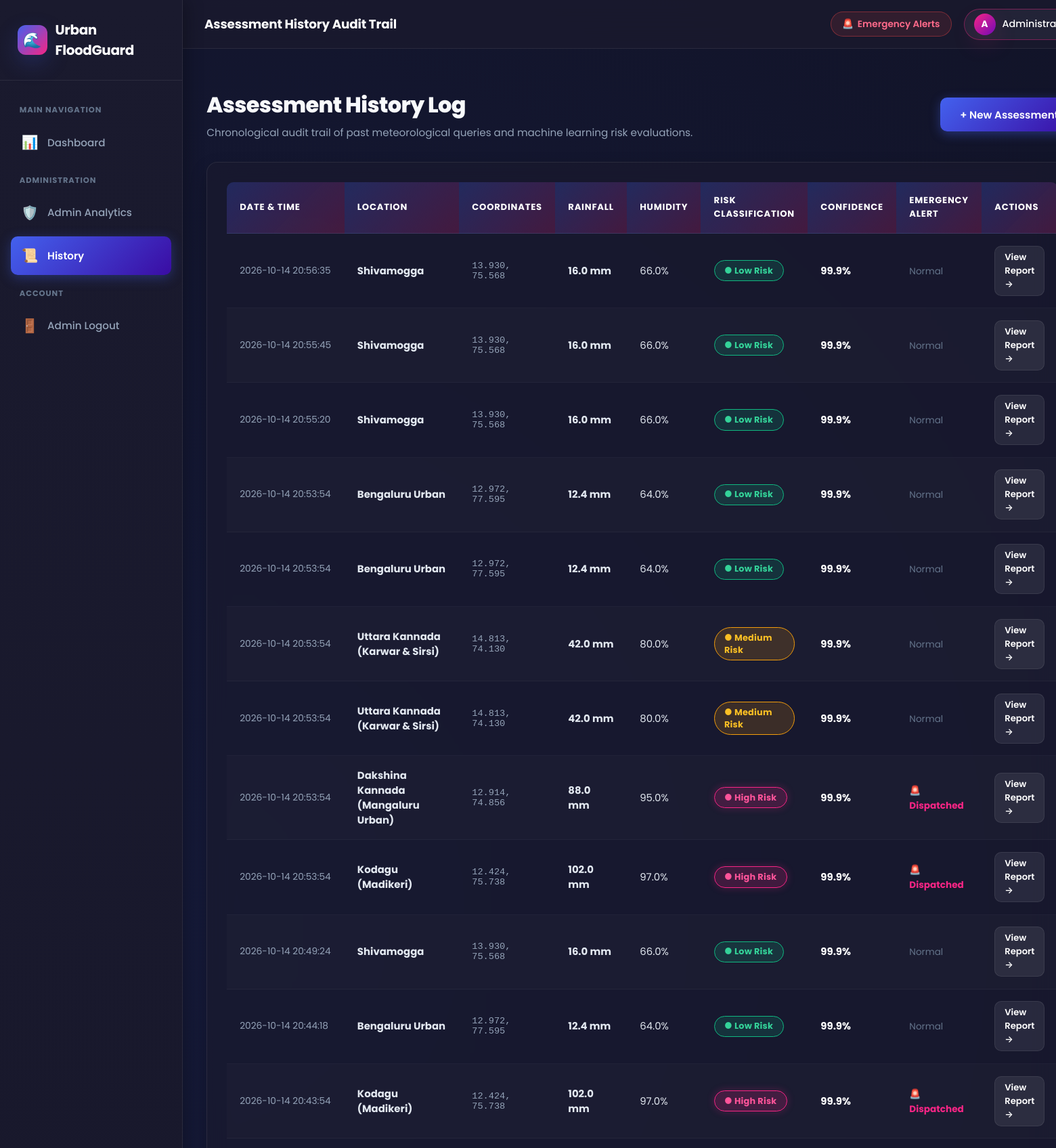
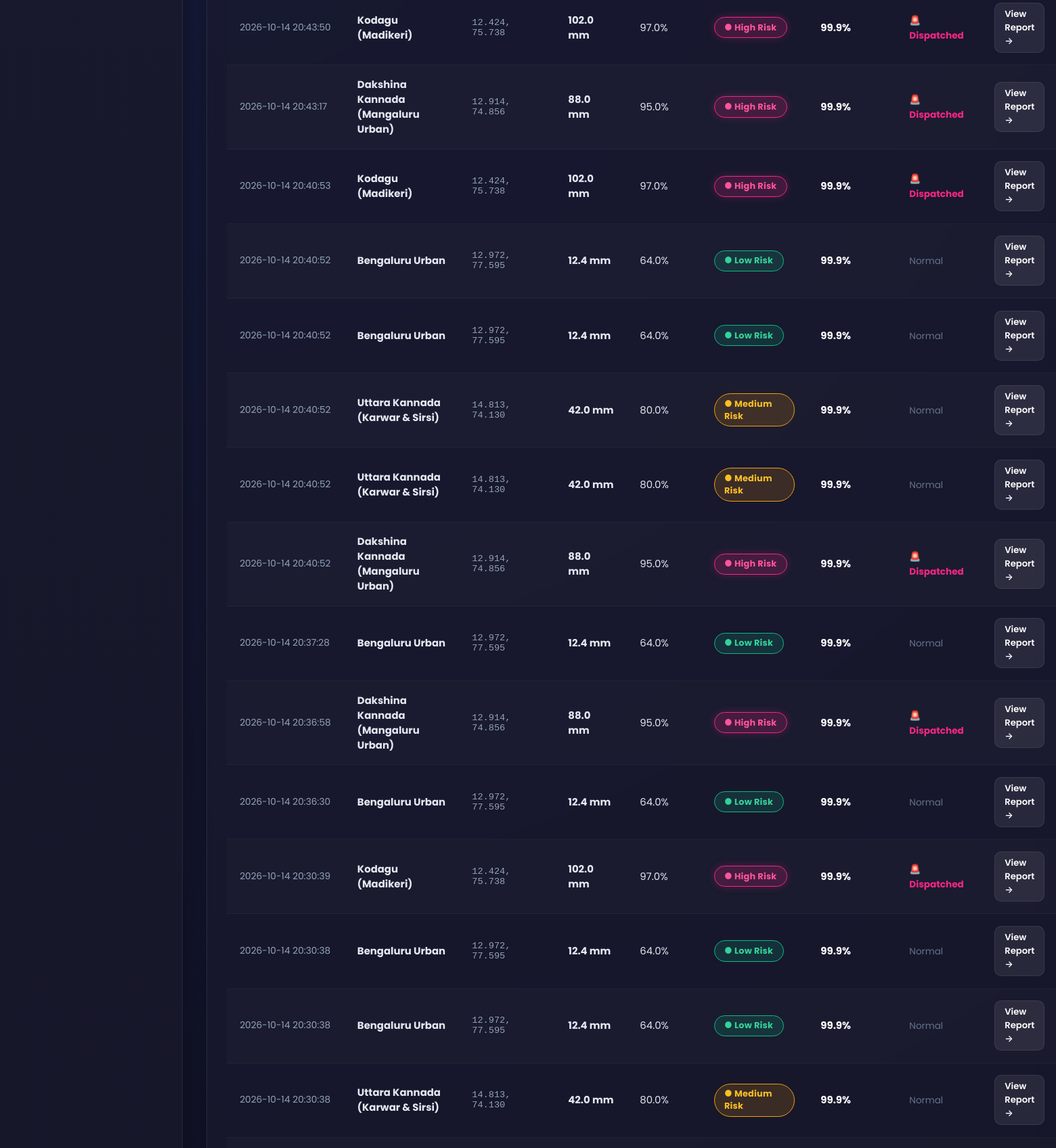
Page /history (signed in, upper part) on the committed database (2 pictures, top to bottom).
### tables this page shows
CREATE TABLE predictions (
                id INTEGER PRIMARY KEY AUTOINCREMENT,
                user_id INTEGER NULL,
                location_name TEXT NOT NULL,
                latitude REAL NOT NULL,
                longitude REAL NOT NULL,
                rainfall REAL NOT NULL,
                humidity REAL NOT NULL,
                temperature REAL NOT NULL,
                wind_speed REAL NOT NULL,
                pressure REAL NOT NULL,
                risk_level TEXT NOT NULL,
                probability REAL NOT NULL,
                alert_triggered INTEGER DEFAULT 0,
                created_at TIMESTAMP DEFAULT CURRENT_TIMESTAMP,
                FOREIGN KEY (user_id) REFERENCES users(id) ON DELETE SET NULL
            );

### app.py (the view)
@app.route("/history")
@admin_required
def history():
    predictions = fetch_all("SELECT * FROM predictions ORDER BY created_at DESC LIMIT 100")
    return render_template("history.html", predictions=predictions)

### app.py (called while the page is built)
def admin_required(view_func):
    @functools.wraps(view_func)
    def wrapped_view(*args, **kwargs):
        if "admin_id" not in session:
            flash("Administrator login required.", "danger")
            return redirect(url_for("admin_login", next=request.path))
        return view_func(*args, **kwargs)
    return wrapped_view

### database/db.py (called while the page is built, shortened)
def get_connection():
    global _use_sqlite_fallback
    conn = sqlite3.connect(Config.SQLITE_FALLBACK_PATH, check_same_thread=False)
    conn.row_factory = sqlite3.Row
    return conn

def fetch_all(query, params=None):
    conn = get_connection()
    cursor = None
    try:
        is_sqlite = isinstance(conn, sqlite3.Connection)
        if is_sqlite:
            query = query.replace("%s", "?")
            cursor = conn.cursor()
            cursor.execute(query, params or ())
            rows = cursor.fetchall()
            return [dict(row) for row in rows]
        else:
            cursor = conn.cursor(dictionary=True)
            cursor.execute(query, params or ())
            return cursor.fetchall()
    except Exception as e:
        logger.error(f"Error fetching all: {e} | Query: {query}")
        raise e
    finally:
        if cursor:
            cursor.close()
        if conn:
            conn.close()

### templates/history.html (shortened to what this page needs)
{% extends "base.html" %}
{% block breadcrumb %}Assessment History Audit Trail{% endblock %}
{% block content %}
<div style="display: flex; justify-content: space-between; align-items: center; margin-bottom: 2rem; flex-wrap: wrap; gap: 1rem;">
    <div>
        <h1 style="font-size: 2rem; font-weight: 800; letter-spacing: -0.02em; margin-bottom: 0.3rem;">
            Assessment History Log
        </h1>
        <p style="color: var(--text-muted); font-size: 0.95rem;">
            Chronological audit trail of past meteorological queries and machine learning risk evaluations.
        </p>
    </div>
    <div>
        <a href="{{ url_for('dashboard') }}" class="btn btn-primary">
            <span>+ New Assessment</span>
        </a>
    </div>
</div>
<div class="table-card">
    {% if predictions and predictions|length > 0 %}
    <div class="table-responsive">
        <table class="modern-table">
            <thead>
                <tr>
                    <th>Date & Time</th>
                    <th>Location</th>
                    <th>Coordinates</th>
                    <th>Rainfall</th>
                    <th>Humidity</th>
                    <th>Risk Classification</th>
                    <th>Confidence</th>
                    <th>Emergency Alert</th>
                    <th>Actions</th>
                </tr>
            </thead>
            <tbody>
                {% for p in predictions %}
                <tr>
                    <td style="color: var(--text-muted); font-size: 0.86rem; white-space: nowrap;">{{ p.created_at }}</td>
                    <td><strong>{{ p.location_name }}</strong></td>
                    <td style="color: #94a3b8; font-size: 0.85rem; font-family: monospace;">{{ "%.3f"|format(p.latitude) }}, {{ "%.3f"|format(p.longitude) }}</td>
                    <td><strong>{{ p.rainfall }} mm</strong></td>
                    <td>{{ p.humidity }}%</td>
                    <td>
                        {% if p.risk_level == 'High Risk' %}
                            <span class="status-badge badge-high">● High Risk</span>
                        {% elif p.risk_level == 'Medium Risk' %}
                            <span class="status-badge badge-med">● Medium Risk</span>
                        {% else %}
                            <span class="status-badge badge-low">● Low Risk</span>
                        {% endif %}
                    </td>
                    <td><strong style="color: #fff;">{{ "%.1f"|format(p.probability) }}%</strong></td>
                    <td>
                        {% if p.alert_triggered %}
                            <span style="color: var(--accent-pink); font-weight: 700; font-size: 0.85rem;">🚨 Dispatched</span>
                        {% else %}
                            <span style="color: var(--text-dim); font-size: 0.85rem;">Normal</span>
                        {% endif %}
                    </td>
                    <td>
                        <a href="{{ url_for('result_view', prediction_id=p.id) }}" class="btn btn-secondary" style="padding: 6px 14px; font-size: 0.82rem; border-radius: var(--radius-sm); text-decoration: none;">
                            View Report &rarr;
                        </a>
                    </td>
                </tr>
                {% endfor %}
            </tbody>
        </table>
    </div>
    {% endif %}
</div>
{% endblock %}

### templates/base.html (shortened to what this page needs)
<!DOCTYPE html>
<html lang="en">
<head>
    <link rel="stylesheet" href="https://unpkg.com/leaflet@1.9.4/dist/leaflet.css"/>
    <link rel="stylesheet" href="{{ url_for('static', filename='css/style.css') }}">
</head>
<body>
    <div class="app-container">
        <aside class="app-sidebar" id="appSidebar">
            <div class="sidebar-header">
                <div class="sidebar-logo-icon">🌊</div>
                <div class="sidebar-brand-text">
                    Urban
                    FloodGuard</span>
                </div>
            </div>
            <ul class="sidebar-menu">
                <li class="menu-label">Main Navigation</li>
                <li>
                    <a href="{{ url_for('dashboard') }}" class="sidebar-link {% if request.endpoint == 'dashboard' %}active{% endif %}">
                        <span class="sidebar-link-icon">📊</span>
                        <span>Dashboard</span>
                    </a>
                </li>
                <li class="menu-label">Administration</li>
                {% if session.get('admin_id') %}
                    <li>
                        <a href="{{ url_for('admin_dashboard') }}" class="sidebar-link {% if request.endpoint == 'admin_dashboard' %}active{% endif %}">
                            <span class="sidebar-link-icon">🛡️</span>
                            <span>Admin Analytics</span>
                        </a>
                    </li>
                    <li>
                        <a href="{{ url_for('history') }}" class="sidebar-link {% if request.endpoint == 'history' %}active{% endif %}">
                            <span class="sidebar-link-icon">📜</span>
                            <span>History</span>
                        </a>
                    </li>
                {% endif %}
                <li class="menu-label">Account</li>
                {% if session.get('user_id') %}
                    <li>
                        <a href="{{ url_for('logout') }}" class="sidebar-link">
                            <span class="sidebar-link-icon">🚪</span>
                            <span>Sign Out</span>
                        </a>
                    </li>
                {% elif session.get('admin_id') %}
                    <li>
                        <a href="{{ url_for('admin_logout') }}" class="sidebar-link">
                            <span class="sidebar-link-icon">🚪</span>
                            <span>Admin Logout</span>
                        </a>
                    </li>
                {% endif %}
            </ul>
        </aside>
        <div class="app-main">
            <header class="app-header">
                <div class="header-left">
                    <div class="header-breadcrumb">
                        {% block breadcrumb %}Urban Flood Early Warning Dashboard{% endblock %}
                    </div>
                </div>
                <div class="header-right">
                    <button type="button" class="btn btn-secondary" onclick="openAlertsModal()" style="padding: 0.45rem 1rem; font-size: 0.85rem; border-radius: 999px; display: inline-flex; align-items: center; gap: 6px; border: 1px solid rgba(239, 68, 68, 0.4); background: rgba(239, 68, 68, 0.12); color: #ff6b8b;">
                        <span style="display:inline-block; animation: pulse 1.5s infinite;">🚨</span>
                        <span>Emergency Alerts</span>
                    </button>
                    {% if session.get('user_id') %}
                        <a href="{{ url_for('dashboard') }}" class="user-profile-badge">
                            <div class="user-avatar-circle">
                                {{ session.get('user_name', 'U')[:1]|upper }}
                            </div>
                            <span>{{ session.get('user_name') }}</span>
                        </a>
                    {% elif session.get('admin_id') %}
                        <a href="{{ url_for('admin_dashboard') }}" class="user-profile-badge" style="border-color: rgba(247, 37, 133, 0.4);">
                            <div class="user-avatar-circle" style="background: var(--grad-accent);">
                                A
                            </div>
                            <span>Administrator</span>
                        </a>
                    {% endif %}
                </div>
            </header>
            <main class="page-container">
                {% block content %}{% endblock %}
            </main>
        </div>
    </div>
</body>
</html>

### rows in the picture
predictions: created_at "2026-10-14 20:56:35", location_name "Shivamogga", latitude "13.930", longitude "75.568", rainfall "16.0", humidity "66.0", risk_level "● Low Risk", probability "99.9", alert_triggered "Normal"
predictions: created_at "2026-10-14 20:55:45", location_name "Shivamogga", latitude "13.930", longitude "75.568", rainfall "16.0", humidity "66.0", risk_level "● Low Risk", probability "99.9", alert_triggered "Normal"
predictions: created_at "2026-10-14 20:55:20", location_name "Shivamogga", latitude "13.930", longitude "75.568", rainfall "16.0", humidity "66.0", risk_level "● Low Risk", probability "99.9", alert_triggered "Normal"
predictions: created_at "2026-10-14 20:53:54", location_name "Bengaluru Urban", latitude "12.972", longitude "77.595", rainfall "12.4", humidity "64.0", risk_level "● Low Risk", probability "99.9", alert_triggered "Normal"
predictions: created_at "2026-10-14 20:53:54", location_name "Bengaluru Urban", latitude "12.972", longitude "77.595", rainfall "12.4", humidity "64.0", risk_level "● Low Risk", probability "99.9", alert_triggered "Normal"
predictions: created_at "2026-10-14 20:53:54", location_name "Uttara Kannada (Karwar & Sirsi)", latitude "14.813", longitude "74.130", rainfall "42.0", humidity "80.0", risk_level "● Medium Risk", probability "99.9", alert_triggered "Normal"
predictions: created_at "2026-10-14 20:53:54", location_name "Uttara Kannada (Karwar & Sirsi)", latitude "14.813", longitude "74.130", rainfall "42.0", humidity "80.0", risk_level "● Medium Risk", probability "99.9", alert_triggered "Normal"
predictions: created_at "2026-10-14 20:53:54", location_name "Dakshina Kannada (Mangaluru Urban)", latitude "12.914", longitude "74.856", rainfall "88.0", humidity "95.0", risk_level "● High Risk", probability "99.9", alert_triggered "🚨 Dispatched"
predictions: created_at "2026-10-14 20:53:54", location_name "Kodagu (Madikeri)", latitude "12.424", longitude "75.738", rainfall "102.0", humidity "97.0", risk_level "● High Risk", probability "99.9", alert_triggered "🚨 Dispatched"
predictions: created_at "2026-10-14 20:49:24", location_name "Shivamogga", latitude "13.930", longitude "75.568", rainfall "16.0", humidity "66.0", risk_level "● Low Risk", probability "99.9", alert_triggered "Normal"
predictions: created_at "2026-10-14 20:44:18", location_name "Bengaluru Urban", latitude "12.972", longitude "77.595", rainfall "12.4", humidity "64.0", risk_level "● Low Risk", probability "99.9", alert_triggered "Normal"
predictions: created_at "2026-10-14 20:43:54", location_name "Kodagu (Madikeri)", latitude "12.424", longitude "75.738", rainfall "102.0", humidity "97.0", risk_level "● High Risk", probability "99.9", alert_triggered "🚨 Dispatched"
predictions: created_at "2026-10-14 20:43:50", location_name "Kodagu (Madikeri)", latitude "12.424", longitude "75.738", rainfall "102.0", humidity "97.0", risk_level "● High Risk", probability "99.9", alert_triggered "🚨 Dispatched"
predictions: created_at "2026-10-14 20:43:17", location_name "Dakshina Kannada (Mangaluru Urban)", latitude "12.914", longitude "74.856", rainfall "88.0", humidity "95.0", risk_level "● High Risk", probability "99.9", alert_triggered "🚨 Dispatched"
predictions: created_at "2026-10-14 20:40:53", location_name "Kodagu (Madikeri)", latitude "12.424", longitude "75.738", rainfall "102.0", humidity "97.0", risk_level "● High Risk", probability "99.9", alert_triggered "🚨 Dispatched"
predictions: created_at "2026-10-14 20:40:52", location_name "Bengaluru Urban", latitude "12.972", longitude "77.595", rainfall "12.4", humidity "64.0", risk_level "● Low Risk", probability "99.9", alert_triggered "Normal"
predictions: created_at "2026-10-14 20:40:52", location_name "Bengaluru Urban", latitude "12.972", longitude "77.595", rainfall "12.4", humidity "64.0", risk_level "● Low Risk", probability "99.9", alert_triggered "Normal"
predictions: created_at "2026-10-14 20:40:52", location_name "Uttara Kannada (Karwar & Sirsi)", latitude "14.813", longitude "74.130", rainfall "42.0", humidity "80.0", risk_level "● Medium Risk", probability "99.9", alert_triggered "Normal"
predictions: created_at "2026-10-14 20:40:52", location_name "Uttara Kannada (Karwar & Sirsi)", latitude "14.813", longitude "74.130", rainfall "42.0", humidity "80.0", risk_level "● Medium Risk", probability "99.9", alert_triggered "Normal"
predictions: created_at "2026-10-14 20:40:52", location_name "Dakshina Kannada (Mangaluru Urban)", latitude "12.914", longitude "74.856", rainfall "88.0", humidity "95.0", risk_level "● High Risk", probability "99.9", alert_triggered "🚨 Dispatched"
predictions: created_at "2026-10-14 20:37:28", location_name "Bengaluru Urban", latitude "12.972", longitude "77.595", rainfall "12.4", humidity "64.0", risk_level "● Low Risk", probability "99.9", alert_triggered "Normal"
predictions: created_at "2026-10-14 20:36:58", location_name "Dakshina Kannada (Mangaluru Urban)", latitude "12.914", longitude "74.856", rainfall "88.0", humidity "95.0", risk_level "● High Risk", probability "99.9", alert_triggered "🚨 Dispatched"
predictions: created_at "2026-10-14 20:36:30", location_name "Bengaluru Urban", latitude "12.972", longitude "77.595", rainfall "12.4", humidity "64.0", risk_level "● Low Risk", probability "99.9", alert_triggered "Normal"
predictions: created_at "2026-10-14 20:30:39", location_name "Kodagu (Madikeri)", latitude "12.424", longitude "75.738", rainfall "102.0", humidity "97.0", risk_level "● High Risk", probability "99.9", alert_triggered "🚨 Dispatched"
predictions: created_at "2026-10-14 20:30:38", location_name "Bengaluru Urban", latitude "12.972", longitude "77.595", rainfall "12.4", humidity "64.0", risk_level "● Low Risk", probability "99.9", alert_triggered "Normal"
predictions: created_at "2026-10-14 20:30:38", location_name "Bengaluru Urban", latitude "12.972", longitude "77.595", rainfall "12.4", humidity "64.0", risk_level "● Low Risk", probability "99.9", alert_triggered "Normal"
predictions: created_at "2026-10-14 20:30:38", location_name "Uttara Kannada (Karwar & Sirsi)", latitude "14.813", longitude "74.130", rainfall "42.0", humidity "80.0", risk_level "● Medium Risk", probability "99.9", alert_triggered "Normal"
